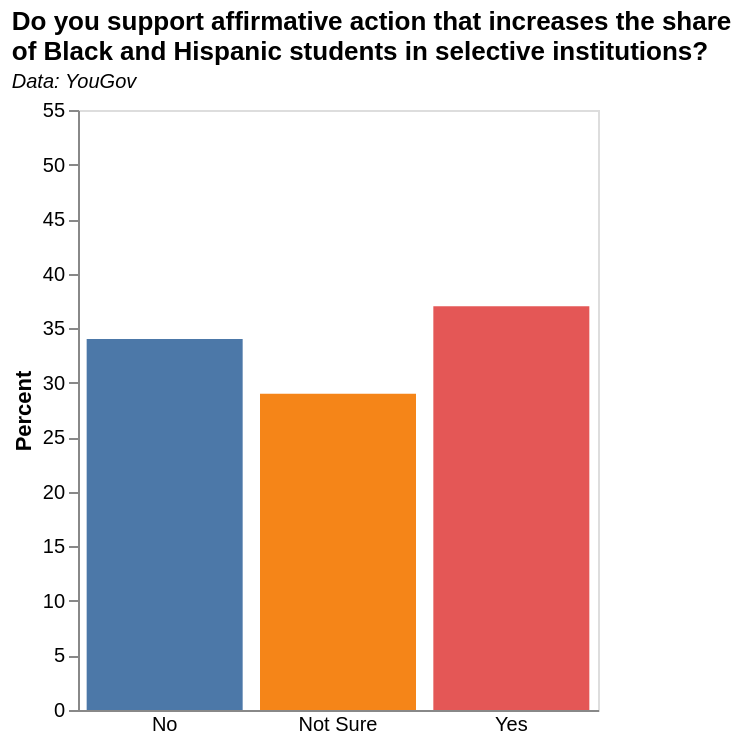

Write a Vega-Lite specification for this figure.
### Vega-Lite specification from a JSON file in a GitHub repository (floating-point values rounded to 4 significant figures)
{"$schema": "https://vega.github.io/schema/vega-lite/v5.json", "title": {"text": ["Do you support affirmative action that increases the share", "of Black and Hispanic students in selective institutions?"], "subtitle": "Data: YouGov", "subtitleFontStyle": "italic", "subtitleFontSize": 10, "anchor": "start", "color": "black"}, "data": {"values": [{"Answer": "Yes", "Percent": "37"}, {"Answer": "No", "Percent": "34"}, {"Answer": "Not Sure", "Percent": "29"}]}, "height": 300, "width": 260, "mark": {"type": "bar"}, "encoding": {"x": {"field": "Answer", "type": "ordinal", "axis": {"title": null, "grid": false, "ticks": false, "labelAngle": 360}}, "y": {"field": "Percent", "type": "quantitative", "scale": {"domain": [0, 55]}, "title": "Percent", "axis": {"grid": false}}, "color": {"field": "Answer", "legend": false}}}
